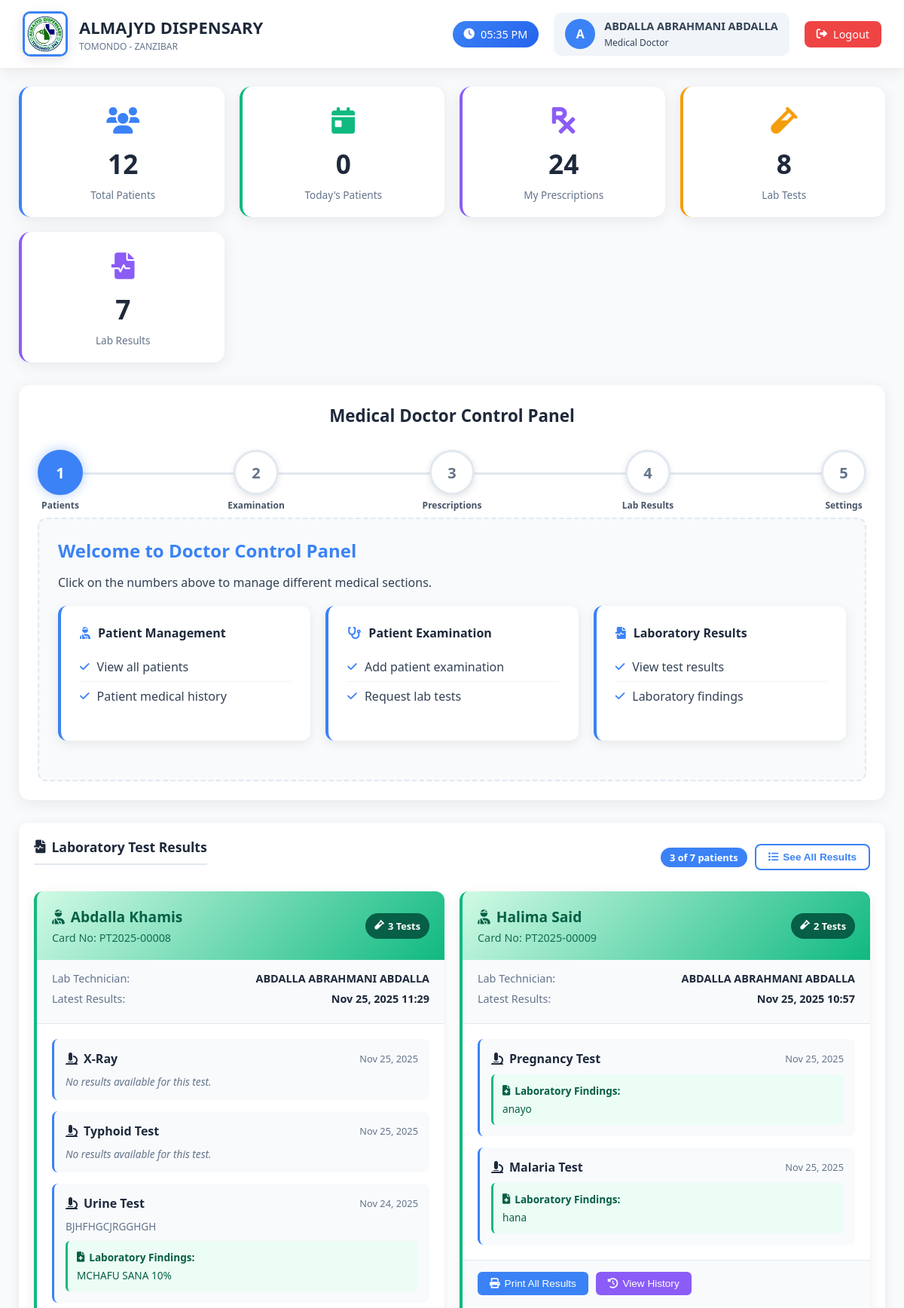
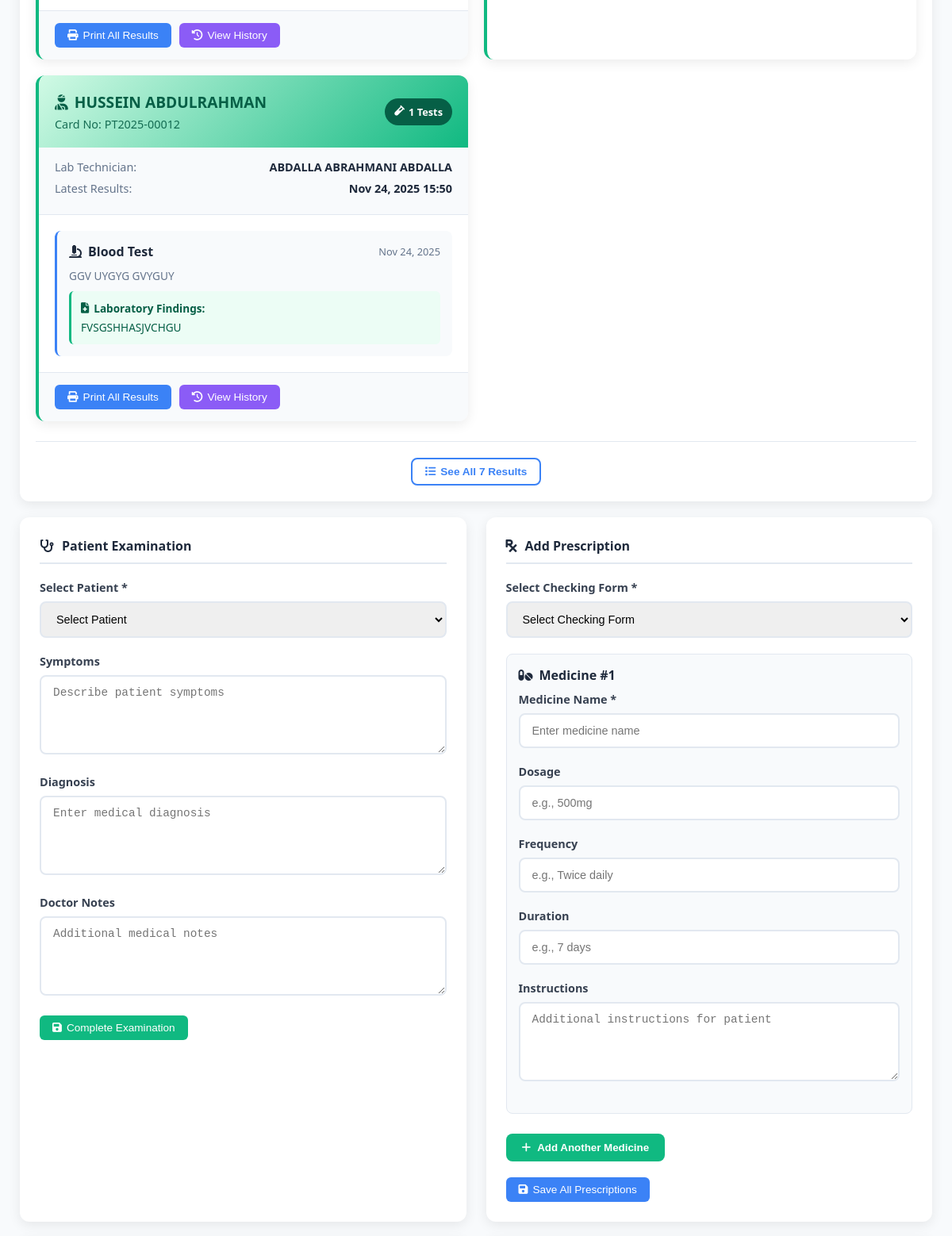
/doctor/dashboard.php (signed in, upper part), run on the app's committed database (2 pictures, top to bottom).
### tables this page shows
CREATE TABLE `laboratory_tests` (
  `id` int(11) NOT NULL,
  `checking_form_id` int(11) NOT NULL,
  `test_type` varchar(100) NOT NULL,
  `test_description` text DEFAULT NULL,
  `results` text DEFAULT NULL,
  `status` enum('pending','completed') DEFAULT 'pending',
  `conducted_by` int(11) DEFAULT NULL,
  `created_at` timestamp NOT NULL DEFAULT current_timestamp(),
  `updated_at` timestamp NOT NULL DEFAULT current_timestamp() ON UPDATE current_timestamp()
);

CREATE TABLE `patients` (
  `id` int(11) NOT NULL,
  `card_no` varchar(50) NOT NULL,
  `full_name` varchar(100) NOT NULL,
  `address` text DEFAULT NULL,
  `age` int(11) DEFAULT NULL,
  `weight` decimal(5,2) DEFAULT NULL,
  `phone` varchar(20) DEFAULT NULL,
  `gender` enum('male','female') DEFAULT NULL,
  `created_by` int(11) DEFAULT NULL,
  `created_at` timestamp NOT NULL DEFAULT current_timestamp()
);

CREATE TABLE `users` (
  `id` int(11) NOT NULL,
  `username` varchar(50) NOT NULL,
  `password` varchar(255) NOT NULL,
  `email` varchar(100) DEFAULT NULL,
  `role` enum('admin','doctor','receptionist','laboratory','pharmacy','cashier') NOT NULL,
  `full_name` varchar(100) NOT NULL,
  `phone` varchar(20) DEFAULT NULL,
  `district` varchar(100) DEFAULT NULL,
  `region` varchar(100) DEFAULT NULL,
  `created_at` timestamp NOT NULL DEFAULT current_timestamp(),
  `status` enum('active','inactive') DEFAULT 'active',
  `permissions` text DEFAULT NULL,
  `last_login` timestamp NULL DEFAULT NULL
);

### doctor/dashboard.php (the view, shortened to what the rows shown need)
<?php
require_once '../config.php';
$lab_results_limit = 6;
$lab_results = $pdo->query("SELECT lt.*, p.full_name as patient_name, p.card_no,
                           u.full_name as lab_technician, cf.symptoms, cf.diagnosis
                    FROM laboratory_tests lt
                    JOIN checking_forms cf ON lt.checking_form_id = cf.id
                    JOIN patients p ON cf.patient_id = p.id
                    LEFT JOIN users u ON lt.conducted_by = u.id
                    WHERE cf.doctor_id = " . $_SESSION['user_id'] . "
                    AND lt.status = 'completed'
                    ORDER BY lt.updated_at DESC
                    LIMIT $lab_results_limit")->fetchAll(PDO::FETCH_ASSOC);
$grouped_results = [];
foreach ($lab_results as $result) {
    $patient_key = $result['patient_name'] . '_' . $result['card_no'];
    if (!isset($grouped_results[$patient_key])) {
        $grouped_results[$patient_key] = [
            'patient_name' => $result['patient_name'],
            'card_no' => $result['card_no'],
            'lab_technician' => $result['lab_technician'],
            'latest_date' => $result['updated_at'],
            'tests' => []
        ];
    }
    $grouped_results[$patient_key]['tests'][] = $result;
}
usort($grouped_results, function($a, $b) {
    return strtotime($b['latest_date']) - strtotime($a['latest_date']);
});
?>
<!DOCTYPE html>
<html lang="en">
<head>
    <link rel="stylesheet" href="https://cdn.datatables.net/1.13.6/css/dataTables.bootstrap5.min.css">
    <link rel="stylesheet" href="https://cdn.datatables.net/responsive/2.5.0/css/responsive.bootstrap5.min.css">
    <link rel="stylesheet" href="https://cdnjs.cloudflare.com/ajax/libs/font-awesome/6.0.0/css/all.min.css">
</head>
<body>
    <div class="topbar">
        <div class="logo-section">
            <div class="clinic-info">
                <h1>ALMAJYD DISPENSARY</h1>
            </div>
        </div>
    </div>
    <div class="main">
        <div class="steps-container">
            <h2 class="steps-title">Medical Doctor Control Panel</h2>
            <div class="content-area" id="content">
                <h2 style="color:#3b82f6; margin-bottom: 15px;">Welcome to Doctor Control Panel</h2>
            </div>
        </div>
        <div class="lab-results-section">
            <div class="table-card">
                <?php if (empty($grouped_results)): ?>
                    <div class="empty-state">
                        <i class="fas fa-vial"></i>
                        <h4>No Laboratory Results Available</h4>
                        <p>Laboratory test results will appear here once they are completed and ready for review.</p>
                        <div class="action-buttons" style="justify-content: center; margin-top: 20px;">
                            <button class="btn btn-info" onclick="scrollToLabForm()">
                                <i class="fas fa-vial"></i> Request Lab Test
                            </button>
                        </div>
                    </div>
                <?php else: ?>
                    <div class="patient-results-grid">
                        <?php foreach ($grouped_results as $patient_group): ?>
                        <div class="patient-result-card">
                            <div class="patient-result-header">
                                <div class="patient-info">
                                    <h4>
                                        <i class="fas fa-user-injured"></i>
                                        <?php echo htmlspecialchars($patient_group['patient_name']); ?>
                                    </h4>
                                    <p>Card No: <?php echo htmlspecialchars($patient_group['card_no']); ?></p>
                                </div>
                                <div class="tests-count-badge">
                                    <i class="fas fa-vial"></i>
                                    <?php echo count($patient_group['tests']); ?> Tests
                                </div>
                            </div>
                            <div class="patient-details">
                                <div class="detail-row">
                                    <span class="detail-label">Lab Technician:</span>
                                    <span class="detail-value"><?php echo htmlspecialchars($patient_group['lab_technician'] ?? 'Not specified'); ?></span>
                                </div>
                                <div class="detail-row">
                                    <span class="detail-label">Latest Results:</span>
                                    <span class="detail-value"><?php echo date('M j, Y H:i', strtotime($patient_group['latest_date'])); ?></span>
                                </div>
                            </div>
                            <div class="tests-results">
                                <?php foreach ($patient_group['tests'] as $test): ?>
                                <div class="test-result-item">
                                    <div class="test-result-header">
                                        <div class="test-type">
                                            <i class="fas fa-microscope"></i>
                                            <?php echo htmlspecialchars($test['test_type']); ?>
                                        </div>
                                        <div class="test-date">
                                            <?php echo date('M j, Y', strtotime($test['updated_at'])); ?>
                                        </div>
                                    </div>
                                    <?php if (!empty($test['test_description'])): ?>
                                    <div class="test-description">
                                        <?php echo htmlspecialchars($test['test_description']); ?>
                                    </div>
                                    <?php endif; ?>
                                    <?php if (!empty($test['results'])): ?>
                                    <div class="test-findings">
                                        <div class="findings-label">
                                            <i class="fas fa-file-medical"></i>
                                            Laboratory Findings:
                                        </div>
                                        <div class="findings-content">
                                            <?php echo htmlspecialchars($test['results']); ?>
                                        </div>
                                    </div>
                                    <?php else: ?>
                                    <div style="color: #64748b; font-size: 0.85rem; font-style: italic;">
                                        No results available for this test.
                                    </div>
                                    <?php endif; ?>
                                </div>
                                <?php endforeach; ?>
                            </div>
                            <div class="patient-actions">
                                <button class="btn btn-primary" onclick="printPatientResults('<?php echo htmlspecialchars($patient_group['patient_name']); ?>', '<?php echo htmlspecialchars($patient_group['card_no']); ?>')">
                                    <i class="fas fa-print"></i> Print All Results
                                </button>
                                <button class="btn btn-info" onclick="viewPatientHistory('<?php echo htmlspecialchars($patient_group['patient_name']); ?>', '<?php echo htmlspecialchars($patient_group['card_no']); ?>')">
                                    <i class="fas fa-history"></i> View History
                                </button>
                            </div>
                        </div>
                        <?php endforeach; ?>
                    </div>
                <?php endif; ?>
            </div>
        </div>
    </div>
</body>
</html>

### data on the page
laboratory_tests: test_type "X-Ray", updated_at "Nov 25, 2025", results "No results available for this test."
laboratory_tests: test_type "Typhoid Test", updated_at "Nov 25, 2025", results "No results available for this test."
laboratory_tests: test_type "Urine Test", updated_at "Nov 24, 2025", test_description "BJHFHGCJRGGHGH", results "MCHAFU SANA 10%"
laboratory_tests: patients.full_name "Halima Said", patients.card_no "PT2025-00009", count($patient_group['tests']) "2", conducted_by.full_name "ABDALLA ABRAHMANI ABDALLA", updated_at "Nov 25, 2025 10:57", test_type "Pregnancy Test", updated_at "Nov 25, 2025", results "anayo"
laboratory_tests: test_type "Malaria Test", updated_at "Nov 25, 2025", results "hana"
laboratory_tests: patients.full_name "HUSSEIN ABDULRAHMAN", patients.card_no "PT2025-00012", count($patient_group['tests']) "1", conducted_by.full_name "ABDALLA ABRAHMANI ABDALLA", updated_at "Nov 24, 2025 15:50", test_type "Blood Test", updated_at "Nov 24, 2025", test_description "GGV UYGYG GVYGUY", results "FVSGSHHASJVCHGU"

### other printed values
substr($_SESSION['full_name'], 0, 1) "A"
$_SESSION['full_name'] "ABDALLA ABRAHMANI ABDALLA"
$total_patients "12"
$today_patients "0"
$total_prescriptions "24"
$total_tests "8"
$completed_lab_tests "7"
count($grouped_results) "3"
$total_results "7"
$patient_group['patient_name'] "Abdalla Khamis"
$patient_group['card_no'] "PT2025-00008"
count($patient_group['tests']) "3"
$patient_group['lab_technician'] "ABDALLA ABRAHMANI ABDALLA"
date('M j, Y H:i', strtotime($patient_group['latest_date'])) "Nov 25, 2025 11:29"
